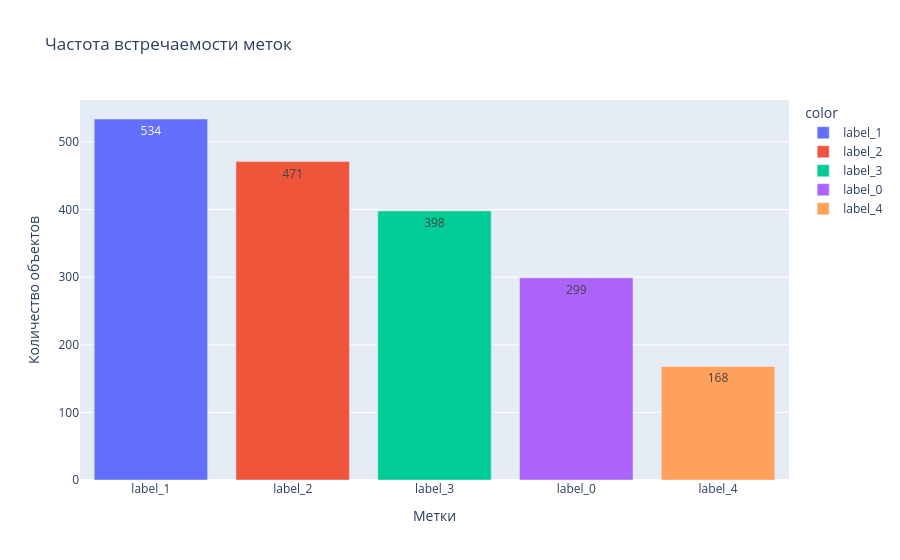

This figure's notebook cell:
### Code cell
label_counts = df_labels.sum().sort_values(ascending=False)

# Создаем гистограмму
fig = px.bar(
    x=label_counts.index,
    y=label_counts.values,
    title='Частота встречаемости меток',
    labels={'x': 'Метки', 'y': 'Количество объектов'},
    color=label_counts.index,
    text_auto=True
)

fig.show()

### Figure 1 — Plotly figure (JSON) as saved in the notebook; plotly's stock layout.template omitted (floating-point values rounded to 4 significant figures)
{"data": [{"alignmentgroup": "True", "hovertemplate": "color=label_1<br>Метки=%{x}<br>Количество объектов=%{y}<extra></extra>", "legendgroup": "label_1", "marker": {"color": "#636efa", "pattern": {"shape": ""}}, "name": "label_1", "offsetgroup": "label_1", "orientation": "v", "showlegend": true, "textposition": "auto", "texttemplate": "%{y}", "type": "bar", "x": ["label_1"], "xaxis": "x", "y": [534], "yaxis": "y"}, {"alignmentgroup": "True", "hovertemplate": "color=label_2<br>Метки=%{x}<br>Количество объектов=%{y}<extra></extra>", "legendgroup": "label_2", "marker": {"color": "#EF553B", "pattern": {"shape": ""}}, "name": "label_2", "offsetgroup": "label_2", "orientation": "v", "showlegend": true, "textposition": "auto", "texttemplate": "%{y}", "type": "bar", "x": ["label_2"], "xaxis": "x", "y": [471], "yaxis": "y"}, {"alignmentgroup": "True", "hovertemplate": "color=label_3<br>Метки=%{x}<br>Количество объектов=%{y}<extra></extra>", "legendgroup": "label_3", "marker": {"color": "#00cc96", "pattern": {"shape": ""}}, "name": "label_3", "offsetgroup": "label_3", "orientation": "v", "showlegend": true, "textposition": "auto", "texttemplate": "%{y}", "type": "bar", "x": ["label_3"], "xaxis": "x", "y": [398], "yaxis": "y"}, {"alignmentgroup": "True", "hovertemplate": "color=label_0<br>Метки=%{x}<br>Количество объектов=%{y}<extra></extra>", "legendgroup": "label_0", "marker": {"color": "#ab63fa", "pattern": {"shape": ""}}, "name": "label_0", "offsetgroup": "label_0", "orientation": "v", "showlegend": true, "textposition": "auto", "texttemplate": "%{y}", "type": "bar", "x": ["label_0"], "xaxis": "x", "y": [299], "yaxis": "y"}, {"alignmentgroup": "True", "hovertemplate": "color=label_4<br>Метки=%{x}<br>Количество объектов=%{y}<extra></extra>", "legendgroup": "label_4", "marker": {"color": "#FFA15A", "pattern": {"shape": ""}}, "name": "label_4", "offsetgroup": "label_4", "orientation": "v", "showlegend": true, "textposition": "auto", "texttemplate": "%{y}", "type": "bar", "x": ["label_4"], "xaxis": "x", "y": [168], "yaxis": "y"}], "layout": {"barmode": "relative", "legend": {"title": {"text": "color"}, "tracegroupgap": 0}, "title": {"text": "Частота встречаемости меток"}, "xaxis": {"anchor": "y", "domain": [0, 1], "title": {"text": "Метки"}}, "yaxis": {"anchor": "x", "domain": [0, 1], "title": {"text": "Количество объектов"}}}}
